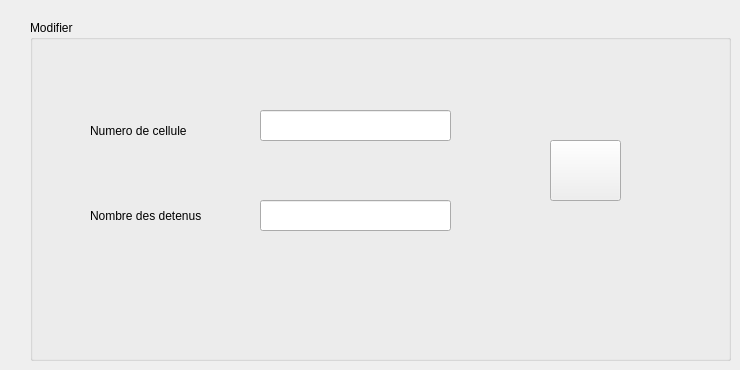
     <widget class="QWidget" name="tab_10">
      <attribute name="title">
       <string>Modifier cellule</string>
      </attribute>
      <widget class="QGroupBox" name="groupBox_7">
       <property name="geometry">
        <rect>
         <x>30</x>
         <y>20</y>
         <width>701</width>
         <height>341</height>
        </rect>
       </property>
       <property name="title">
        <string>Modifier</string>
       </property>
       <widget class="QLineEdit" name="ncel_mod">
        <property name="geometry">
         <rect>
          <x>230</x>
          <y>90</y>
          <width>191</width>
          <height>31</height>
         </rect>
        </property>
       </widget>
       <widget class="QLineEdit" name="ndet_mod">
        <property name="geometry">
         <rect>
          <x>230</x>
          <y>180</y>
          <width>191</width>
          <height>31</height>
         </rect>
        </property>
       </widget>
       <widget class="QLabel" name="label_14">
        <property name="geometry">
         <rect>
          <x>60</x>
          <y>180</y>
          <width>151</width>
          <height>31</height>
         </rect>
        </property>
        <property name="text">
         <string>Nombre des detenus</string>
        </property>
       </widget>
       <widget class="QLabel" name="label_7">
        <property name="geometry">
         <rect>
          <x>60</x>
          <y>100</y>
          <width>111</width>
          <height>21</height>
         </rect>
        </property>
        <property name="text">
         <string>Numero de cellule</string>
        </property>
       </widget>
       <widget class="QPushButton" name="modif_cel">
        <property name="geometry">
         <rect>
          <x>520</x>
          <y>120</y>
          <width>71</width>
          <height>61</height>
         </rect>
        </property>
        <property name="styleSheet">
         <string notr="true">image: url(:/pictures/pen_edit_modify_pencil_icon_181536.png);</string>
        </property>
        <property name="text">
         <string/>
        </property>
       </widget>
      </widget>
     </widget>
